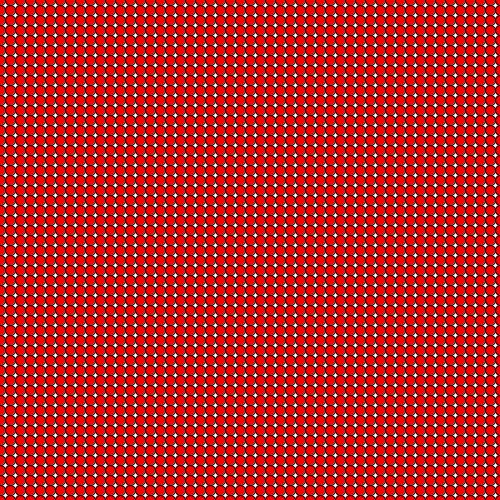
Frame 1 (no input)
Frame 60 (the mouse pressed at the canvas centre just before this capture): identical to frame 1, image omitted
Frame 120 (the mouse held since frame 60 and released just before this capture): identical to frame 1, image omitted

The Processing sketch that drew this single still picture (run headless with seeded random() and noise(); from frame 60 on, the mouse is pressed at the canvas centre):

// Processing sketch: forLoop_biDimensional
// ── forLoop_biDimensional.pde
int mod = 1;

void setup() {
  size(500, 500);

  smooth();
}

void draw() {
 

  background(255);
  for (int x=0; x<width; x++) {
    for (int y=0; y<height; y++) {
      if (x%mod==0 || y%mod==0) {
        fill(255, 0, 0);
      } else {
        fill(0, 20, 0);
      }
      ellipse(x*10, y*10, 10, 10);
    }
  }
}

void keyPressed(){
 if(keyCode==RIGHT){
  mod ++;
 }
 if(keyCode==LEFT&&mod>0){
  mod--; 
 }
 println(mod);
}
